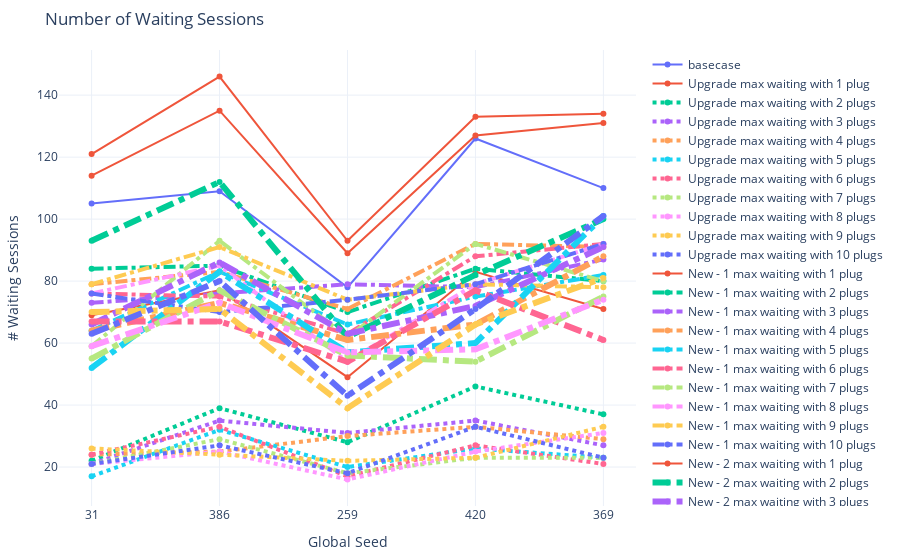

Source (notebook cell):
### Code cell
# waiting session count
fig = go.Figure()
fig.add_trace(go.Scatter(x=seeds, y=count_stats[(671 <= count_stats['analysis_id']) & (count_stats['analysis_id']<= 675)].sort_values('analysis_id')['wait_count'],
                    mode='lines+markers',
                    name='basecase'))
fig.add_trace(go.Scatter(x=seeds, y=count_stats[(676 <= count_stats['analysis_id']) & (count_stats['analysis_id']<= 680)].sort_values('analysis_id')['wait_count'],
                    mode='lines+markers',
                    name='Upgrade max waiting with 1 plug'))
fig.add_trace(go.Scatter(x=seeds, y=count_stats[(681 <= count_stats['analysis_id']) & (count_stats['analysis_id']<= 685)].sort_values('analysis_id')['wait_count'],
                    mode='lines+markers',
                    name='Upgrade max waiting with 2 plugs', line=dict(width=4, dash='dot')))
fig.add_trace(go.Scatter(x=seeds, y=count_stats[(686 <= count_stats['analysis_id']) & (count_stats['analysis_id']<= 690)].sort_values('analysis_id')['wait_count'],
                    mode='lines+markers',
                    name='Upgrade max waiting with 3 plugs', line=dict(width=4, dash='dot')))
fig.add_trace(go.Scatter(x=seeds, y=count_stats[(691 <= count_stats['analysis_id']) & (count_stats['analysis_id']<= 695)].sort_values('analysis_id')['wait_count'],
                    mode='lines+markers',
                    name='Upgrade max waiting with 4 plugs', line=dict(width=4, dash='dot')))
fig.add_trace(go.Scatter(x=seeds, y=count_stats[(696 <= count_stats['analysis_id']) & (count_stats['analysis_id']<= 700)].sort_values('analysis_id')['wait_count'],
                    mode='lines+markers',
                    name='Upgrade max waiting with 5 plugs', line=dict(width=4, dash='dot')))
fig.add_trace(go.Scatter(x=seeds, y=count_stats[(701 <= count_stats['analysis_id']) & (count_stats['analysis_id']<= 705)].sort_values('analysis_id')['wait_count'],
                    mode='lines+markers',
                    name='Upgrade max waiting with 6 plugs', line=dict(width=4, dash='dot')))
fig.add_trace(go.Scatter(x=seeds, y=count_stats[(706 <= count_stats['analysis_id']) & (count_stats['analysis_id']<= 710)].sort_values('analysis_id')['wait_count'],
                    mode='lines+markers',
                    name='Upgrade max waiting with 7 plugs', line=dict(width=4, dash='dot')))
fig.add_trace(go.Scatter(x=seeds, y=count_stats[(711 <= count_stats['analysis_id']) & (count_stats['analysis_id']<= 715)].sort_values('analysis_id')['wait_count'],
                    mode='lines+markers',
                    name='Upgrade max waiting with 8 plugs', line=dict(width=4, dash='dot')))
fig.add_trace(go.Scatter(x=seeds, y=count_stats[(716 <= count_stats['analysis_id']) & (count_stats['analysis_id']<= 720)].sort_values('analysis_id')['wait_count'],
                    mode='lines+markers',
                    name='Upgrade max waiting with 9 plugs', line=dict(width=4, dash='dot')))
fig.add_trace(go.Scatter(x=seeds, y=count_stats[(721 <= count_stats['analysis_id']) & (count_stats['analysis_id']<= 725)].sort_values('analysis_id')['wait_count'],
                    mode='lines+markers',
                    name='Upgrade max waiting with 10 plugs', line=dict(width=4, dash='dot')))

## New - 1
fig.add_trace(go.Scatter(x=seeds, y=count_stats[(726 <= count_stats['analysis_id']) & (count_stats['analysis_id']<= 730)].sort_values('analysis_id')['wait_count'],
                    mode='lines+markers',
                    name='New - 1 max waiting with 1 plug'))
fig.add_trace(go.Scatter(x=seeds, y=count_stats[(731 <= count_stats['analysis_id']) & (count_stats['analysis_id']<= 735)].sort_values('analysis_id')['wait_count'],
                    mode='lines+markers',
                    name='New - 1 max waiting with 2 plugs', line=dict(width=4, dash='dashdot')))
fig.add_trace(go.Scatter(x=seeds, y=count_stats[(736 <= count_stats['analysis_id']) & (count_stats['analysis_id']<= 740)].sort_values('analysis_id')['wait_count'],
                    mode='lines+markers',
                    name='New - 1 max waiting with 3 plugs', line=dict(width=4, dash='dashdot')))
fig.add_trace(go.Scatter(x=seeds, y=count_stats[(741 <= count_stats['analysis_id']) & (count_stats['analysis_id']<= 745)].sort_values('analysis_id')['wait_count'],
                    mode='lines+markers',
                    name='New - 1 max waiting with 4 plugs', line=dict(width=4, dash='dashdot')))
fig.add_trace(go.Scatter(x=seeds, y=count_stats[(746 <= count_stats['analysis_id']) & (count_stats['analysis_id']<= 750)].sort_values('analysis_id')['wait_count'],
                    mode='lines+markers',
                    name='New - 1 max waiting with 5 plugs', line=dict(width=4, dash='dashdot')))
fig.add_trace(go.Scatter(x=seeds, y=count_stats[(751 <= count_stats['analysis_id']) & (count_stats['analysis_id']<= 755)].sort_values('analysis_id')['wait_count'],
                    mode='lines+markers',
                    name='New - 1 max waiting with 6 plugs', line=dict(width=4, dash='dashdot')))
fig.add_trace(go.Scatter(x=seeds, y=count_stats[(756 <= count_stats['analysis_id']) & (count_stats['analysis_id']<= 760)].sort_values('analysis_id')['wait_count'],
                    mode='lines+markers',
                    name='New - 1 max waiting with 7 plugs', line=dict(width=4, dash='dashdot')))
fig.add_trace(go.Scatter(x=seeds, y=count_stats[(761 <= count_stats['analysis_id']) & (count_stats['analysis_id']<= 765)].sort_values('analysis_id')['wait_count'],
                    mode='lines+markers',
                    name='New - 1 max waiting with 8 plugs', line=dict(width=4, dash='dashdot')))
fig.add_trace(go.Scatter(x=seeds, y=count_stats[(766 <= count_stats['analysis_id']) & (count_stats['analysis_id']<= 770)].sort_values('analysis_id')['wait_count'],
                    mode='lines+markers',
                    name='New - 1 max waiting with 9 plugs', line=dict(width=4, dash='dashdot')))
fig.add_trace(go.Scatter(x=seeds, y=count_stats[(771 <= count_stats['analysis_id']) & (count_stats['analysis_id']<= 775)].sort_values('analysis_id')['wait_count'],
                    mode='lines+markers',
                    name='New - 1 max waiting with 10 plugs', line=dict(width=4, dash='dashdot')))

## New - 2
fig.add_trace(go.Scatter(x=seeds, y=count_stats[(776 <= count_stats['analysis_id']) & (count_stats['analysis_id']<= 780)].sort_values('analysis_id')['wait_count'],
                    mode='lines+markers',
                    name='New - 2 max waiting with 1 plug'))
fig.add_trace(go.Scatter(x=seeds, y=count_stats[(781 <= count_stats['analysis_id']) & (count_stats['analysis_id']<= 785)].sort_values('analysis_id')['wait_count'],
                    mode='lines+markers',
                    name='New - 2 max waiting with 2 plugs', line=dict(width=6, dash='dashdot')))
fig.add_trace(go.Scatter(x=seeds, y=count_stats[(786 <= count_stats['analysis_id']) & (count_stats['analysis_id']<= 790)].sort_values('analysis_id')['wait_count'],
                    mode='lines+markers',
                    name='New - 2 max waiting with 3 plugs', line=dict(width=6, dash='dashdot')))
fig.add_trace(go.Scatter(x=seeds, y=count_stats[(791 <= count_stats['analysis_id']) & (count_stats['analysis_id']<= 795)].sort_values('analysis_id')['wait_count'],
                    mode='lines+markers',
                    name='New - 2 max waiting with 4 plugs', line=dict(width=6, dash='dashdot')))
fig.add_trace(go.Scatter(x=seeds, y=count_stats[(796 <= count_stats['analysis_id']) & (count_stats['analysis_id']<= 800)].sort_values('analysis_id')['wait_count'],
                    mode='lines+markers',
                    name='New - 2 max waiting with 5 plugs', line=dict(width=6, dash='dashdot')))
fig.add_trace(go.Scatter(x=seeds, y=count_stats[(801 <= count_stats['analysis_id']) & (count_stats['analysis_id']<= 805)].sort_values('analysis_id')['wait_count'],
                    mode='lines+markers',
                    name='New - 2 max waiting with 6 plugs', line=dict(width=6, dash='dashdot')))
fig.add_trace(go.Scatter(x=seeds, y=count_stats[(806 <= count_stats['analysis_id']) & (count_stats['analysis_id']<= 810)].sort_values('analysis_id')['wait_count'],
                    mode='lines+markers',
                    name='New - 2 max waiting with 7 plugs', line=dict(width=6, dash='dashdot')))
fig.add_trace(go.Scatter(x=seeds, y=count_stats[(811 <= count_stats['analysis_id']) & (count_stats['analysis_id']<= 815)].sort_values('analysis_id')['wait_count'],
                    mode='lines+markers',
                    name='New - 2 max waiting with 8 plugs', line=dict(width=6, dash='dashdot')))
fig.add_trace(go.Scatter(x=seeds, y=count_stats[(816 <= count_stats['analysis_id']) & (count_stats['analysis_id']<= 820)].sort_values('analysis_id')['wait_count'],
                    mode='lines+markers',
                    name='New - 2 max waiting with 9 plugs', line=dict(width=6, dash='dashdot')))
fig.add_trace(go.Scatter(x=seeds, y=count_stats[(821 <= count_stats['analysis_id']) & (count_stats['analysis_id']<= 825)].sort_values('analysis_id')['wait_count'],
                    mode='lines+markers',
                    name='New - 2 max waiting with 10 plugs', line=dict(width=6, dash='dashdot')))


fig.update_xaxes(type='category')
fig.update_layout(margin=dict(l=20, r=20, t=50, b=20), uniformtext_minsize=8, uniformtext_mode='hide', template='plotly_white', title_text = 'Number of Waiting Sessions',
        showlegend = True, yaxis_title="# Waiting Sessions", 
                  xaxis_title="Global Seed", )
fig.show()

### Figure 1 — Plotly figure (JSON) as saved in the notebook; plotly's stock layout.template omitted (floating-point values rounded to 4 significant figures)
{"data": [{"mode": "lines+markers", "name": "basecase", "type": "scatter", "x": ["31", "386", "259", "420", "369"], "y": [105, 109, 78, 126, 110]}, {"mode": "lines+markers", "name": "Upgrade max waiting with 1 plug", "type": "scatter", "x": ["31", "386", "259", "420", "369"], "y": [69, 77, 49, 83, 71]}, {"line": {"dash": "dot", "width": 4}, "mode": "lines+markers", "name": "Upgrade max waiting with 2 plugs", "type": "scatter", "x": ["31", "386", "259", "420", "369"], "y": [22, 39, 28, 46, 37]}, {"line": {"dash": "dot", "width": 4}, "mode": "lines+markers", "name": "Upgrade max waiting with 3 plugs", "type": "scatter", "x": ["31", "386", "259", "420", "369"], "y": [21, 35, 31, 35, 27]}, {"line": {"dash": "dot", "width": 4}, "mode": "lines+markers", "name": "Upgrade max waiting with 4 plugs", "type": "scatter", "x": ["31", "386", "259", "420", "369"], "y": [24, 25, 30, 33, 29]}, {"line": {"dash": "dot", "width": 4}, "mode": "lines+markers", "name": "Upgrade max waiting with 5 plugs", "type": "scatter", "x": ["31", "386", "259", "420", "369"], "y": [17, 32, 20, 26, 23]}, {"line": {"dash": "dot", "width": 4}, "mode": "lines+markers", "name": "Upgrade max waiting with 6 plugs", "type": "scatter", "x": ["31", "386", "259", "420", "369"], "y": [24, 33, 17, 27, 21]}, {"line": {"dash": "dot", "width": 4}, "mode": "lines+markers", "name": "Upgrade max waiting with 7 plugs", "type": "scatter", "x": ["31", "386", "259", "420", "369"], "y": [21, 29, 18, 23, 23]}, {"line": {"dash": "dot", "width": 4}, "mode": "lines+markers", "name": "Upgrade max waiting with 8 plugs", "type": "scatter", "x": ["31", "386", "259", "420", "369"], "y": [21, 25, 16, 25, 31]}, {"line": {"dash": "dot", "width": 4}, "mode": "lines+markers", "name": "Upgrade max waiting with 9 plugs", "type": "scatter", "x": ["31", "386", "259", "420", "369"], "y": [26, 24, 22, 23, 33]}, {"line": {"dash": "dot", "width": 4}, "mode": "lines+markers", "name": "Upgrade max waiting with 10 plugs", "type": "scatter", "x": ["31", "386", "259", "420", "369"], "y": [21, 27, 18, 33, 23]}, {"mode": "lines+markers", "name": "New - 1 max waiting with 1 plug", "type": "scatter", "x": ["31", "386", "259", "420", "369"], "y": [114, 135, 89, 127, 131]}, {"line": {"dash": "dashdot", "width": 4}, "mode": "lines+markers", "name": "New - 1 max waiting with 2 plugs", "type": "scatter", "x": ["31", "386", "259", "420", "369"], "y": [84, 85, 70, 84, 80]}, {"line": {"dash": "dashdot", "width": 4}, "mode": "lines+markers", "name": "New - 1 max waiting with 3 plugs", "type": "scatter", "x": ["31", "386", "259", "420", "369"], "y": [73, 76, 79, 78, 87]}, {"line": {"dash": "dashdot", "width": 4}, "mode": "lines+markers", "name": "New - 1 max waiting with 4 plugs", "type": "scatter", "x": ["31", "386", "259", "420", "369"], "y": [79, 83, 71, 92, 91]}, {"line": {"dash": "dashdot", "width": 4}, "mode": "lines+markers", "name": "New - 1 max waiting with 5 plugs", "type": "scatter", "x": ["31", "386", "259", "420", "369"], "y": [64, 83, 66, 75, 82]}, {"line": {"dash": "dashdot", "width": 4}, "mode": "lines+markers", "name": "New - 1 max waiting with 6 plugs", "type": "scatter", "x": ["31", "386", "259", "420", "369"], "y": [76, 75, 63, 88, 92]}, {"line": {"dash": "dashdot", "width": 4}, "mode": "lines+markers", "name": "New - 1 max waiting with 7 plugs", "type": "scatter", "x": ["31", "386", "259", "420", "369"], "y": [59, 93, 62, 92, 80]}, {"line": {"dash": "dashdot", "width": 4}, "mode": "lines+markers", "name": "New - 1 max waiting with 8 plugs", "type": "scatter", "x": ["31", "386", "259", "420", "369"], "y": [76, 85, 54, 79, 92]}, {"line": {"dash": "dashdot", "width": 4}, "mode": "lines+markers", "name": "New - 1 max waiting with 9 plugs", "type": "scatter", "x": ["31", "386", "259", "420", "369"], "y": [79, 91, 74, 79, 78]}, {"line": {"dash": "dashdot", "width": 4}, "mode": "lines+markers", "name": "New - 1 max waiting with 10 plugs", "type": "scatter", "x": ["31", "386", "259", "420", "369"], "y": [76, 70, 74, 79, 92]}, {"mode": "lines+markers", "name": "New - 2 max waiting with 1 plug", "type": "scatter", "x": ["31", "386", "259", "420", "369"], "y": [121, 146, 93, 133, 134]}, {"line": {"dash": "dashdot", "width": 6}, "mode": "lines+markers", "name": "New - 2 max waiting with 2 plugs", "type": "scatter", "x": ["31", "386", "259", "420", "369"], "y": [93, 112, 62, 82, 100]}, {"line": {"dash": "dashdot", "width": 6}, "mode": "lines+markers", "name": "New - 2 max waiting with 3 plugs", "type": "scatter", "x": ["31", "386", "259", "420", "369"], "y": [66, 86, 63, 72, 91]}, {"line": {"dash": "dashdot", "width": 6}, "mode": "lines+markers", "name": "New - 2 max waiting with 4 plugs", "type": "scatter", "x": ["31", "386", "259", "420", "369"], "y": [64, 73, 61, 66, 88]}, {"line": {"dash": "dashdot", "width": 6}, "mode": "lines+markers", "name": "New - 2 max waiting with 5 plugs", "type": "scatter", "x": ["31", "386", "259", "420", "369"], "y": [52, 83, 57, 60, 101]}, {"line": {"dash": "dashdot", "width": 6}, "mode": "lines+markers", "name": "New - 2 max waiting with 6 plugs", "type": "scatter", "x": ["31", "386", "259", "420", "369"], "y": [67, 67, 54, 77, 61]}, {"line": {"dash": "dashdot", "width": 6}, "mode": "lines+markers", "name": "New - 2 max waiting with 7 plugs", "type": "scatter", "x": ["31", "386", "259", "420", "369"], "y": [55, 77, 56, 54, 75]}, {"line": {"dash": "dashdot", "width": 6}, "mode": "lines+markers", "name": "New - 2 max waiting with 8 plugs", "type": "scatter", "x": ["31", "386", "259", "420", "369"], "y": [59, 73, 57, 58, 74]}, {"line": {"dash": "dashdot", "width": 6}, "mode": "lines+markers", "name": "New - 2 max waiting with 9 plugs", "type": "scatter", "x": ["31", "386", "259", "420", "369"], "y": [70, 71, 39, 66, 81]}, {"line": {"dash": "dashdot", "width": 6}, "mode": "lines+markers", "name": "New - 2 max waiting with 10 plugs", "type": "scatter", "x": ["31", "386", "259", "420", "369"], "y": [63, 80, 43, 71, 101]}], "layout": {"autosize": true, "margin": {"b": 20, "l": 20, "r": 20, "t": 50}, "showlegend": true, "title": {"text": "Number of Waiting Sessions"}, "uniformtext": {"minsize": 8, "mode": "hide"}, "xaxis": {"autorange": true, "range": [-0.2436, 4.244], "title": {"text": "Global Seed"}, "type": "category"}, "yaxis": {"autorange": true, "range": [6.995, 155.0], "title": {"text": "# Waiting Sessions"}, "type": "linear"}}}
